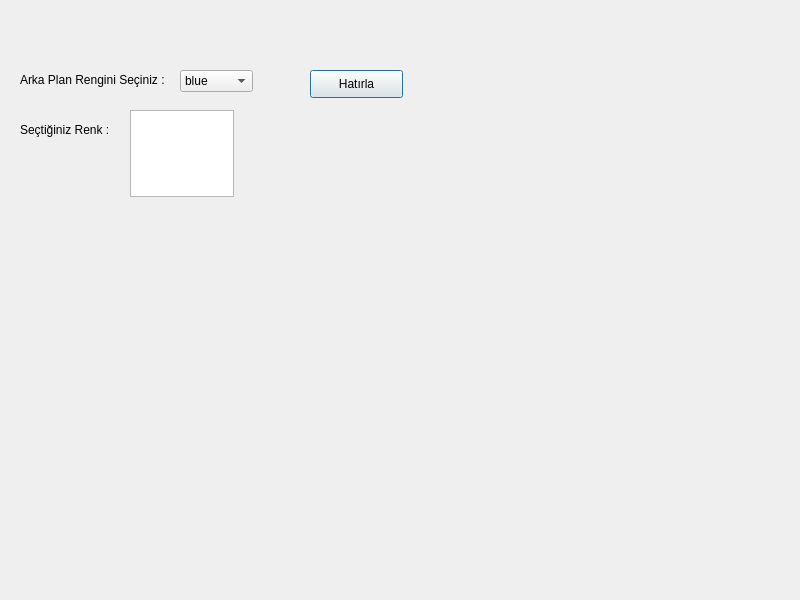
<?xml version="1.0" encoding="UTF-8"?>
<ui version="4.0">
 <class>Dialog</class>
 <widget class="QDialog" name="Dialog">
  <property name="geometry">
   <rect>
    <x>0</x>
    <y>0</y>
    <width>800</width>
    <height>600</height>
   </rect>
  </property>
  <property name="windowTitle">
   <string>Dialog</string>
  </property>
  <widget class="QComboBox" name="cmbRenk">
   <property name="geometry">
    <rect>
     <x>180</x>
     <y>70</y>
     <width>73</width>
     <height>22</height>
    </rect>
   </property>
   <item>
    <property name="text">
     <string>blue</string>
    </property>
   </item>
   <item>
    <property name="text">
     <string>gray</string>
    </property>
   </item>
  </widget>
  <widget class="QLabel" name="label">
   <property name="geometry">
    <rect>
     <x>20</x>
     <y>70</y>
     <width>151</width>
     <height>20</height>
    </rect>
   </property>
   <property name="text">
    <string>Arka Plan Rengini Seçiniz :</string>
   </property>
  </widget>
  <widget class="QLabel" name="lRenk">
   <property name="geometry">
    <rect>
     <x>20</x>
     <y>120</y>
     <width>101</width>
     <height>20</height>
    </rect>
   </property>
   <property name="text">
    <string>Seçtiğiniz Renk :</string>
   </property>
  </widget>
  <widget class="QPushButton" name="btnHatrla">
   <property name="geometry">
    <rect>
     <x>310</x>
     <y>70</y>
     <width>93</width>
     <height>28</height>
    </rect>
   </property>
   <property name="text">
    <string>Hatırla</string>
   </property>
  </widget>
  <widget class="QTextEdit" name="textEdit">
   <property name="geometry">
    <rect>
     <x>130</x>
     <y>110</y>
     <width>104</width>
     <height>87</height>
    </rect>
   </property>
  </widget>
 </widget>
 <resources/>
 <connections/>
</ui>
